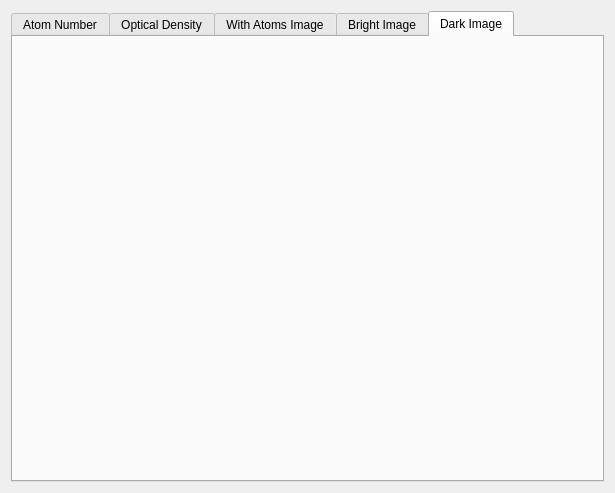
<?xml version="1.0" encoding="UTF-8"?>
<ui version="4.0">
 <class>AbsorptionViewWidget</class>
 <widget class="QWidget" name="AbsorptionViewWidget">
  <property name="geometry">
   <rect>
    <x>0</x>
    <y>0</y>
    <width>615</width>
    <height>493</height>
   </rect>
  </property>
  <property name="windowTitle">
   <string>Form</string>
  </property>
  <layout class="QGridLayout" name="gridLayout">
   <item row="0" column="0">
    <widget class="QTabWidget" name="tabWidget">
     <property name="currentIndex">
      <number>4</number>
     </property>
     <widget class="QWidget" name="N_tab">
      <attribute name="title">
       <string>Atom Number</string>
      </attribute>
      <layout class="QGridLayout" name="gridLayout_2">
       <item row="0" column="0">
        <widget class="ImageViewEditor" name="N_view_editor" native="true">
         <property name="minimumSize">
          <size>
           <width>565</width>
           <height>422</height>
          </size>
         </property>
        </widget>
       </item>
      </layout>
     </widget>
     <widget class="QWidget" name="OD_tab">
      <attribute name="title">
       <string>Optical Density</string>
      </attribute>
      <layout class="QGridLayout" name="gridLayout_3">
       <item row="0" column="0">
        <widget class="ImageViewEditor" name="OD_view_editor" native="true"/>
       </item>
      </layout>
     </widget>
     <widget class="QWidget" name="atom_tab">
      <attribute name="title">
       <string>With Atoms Image</string>
      </attribute>
      <layout class="QGridLayout" name="gridLayout_4">
       <item row="0" column="0">
        <widget class="ImageViewEditor" name="atom_view_editor" native="true"/>
       </item>
      </layout>
     </widget>
     <widget class="QWidget" name="bright_tab">
      <attribute name="title">
       <string>Bright Image</string>
      </attribute>
      <layout class="QGridLayout" name="gridLayout_6">
       <item row="0" column="0">
        <widget class="ImageViewEditor" name="bright_view_editor" native="true"/>
       </item>
      </layout>
     </widget>
     <widget class="QWidget" name="dark_tab">
      <attribute name="title">
       <string>Dark Image</string>
      </attribute>
      <layout class="QGridLayout" name="gridLayout_5">
       <item row="0" column="0">
        <widget class="ImageViewEditor" name="dark_view_editor" native="true"/>
       </item>
      </layout>
     </widget>
    </widget>
   </item>
  </layout>
 </widget>
 <customwidgets>
  <customwidget>
   <class>ImageViewEditor</class>
   <extends>QWidget</extends>
   <header>imagevieweditor</header>
   <container>1</container>
  </customwidget>
 </customwidgets>
 <resources/>
 <connections/>
</ui>
